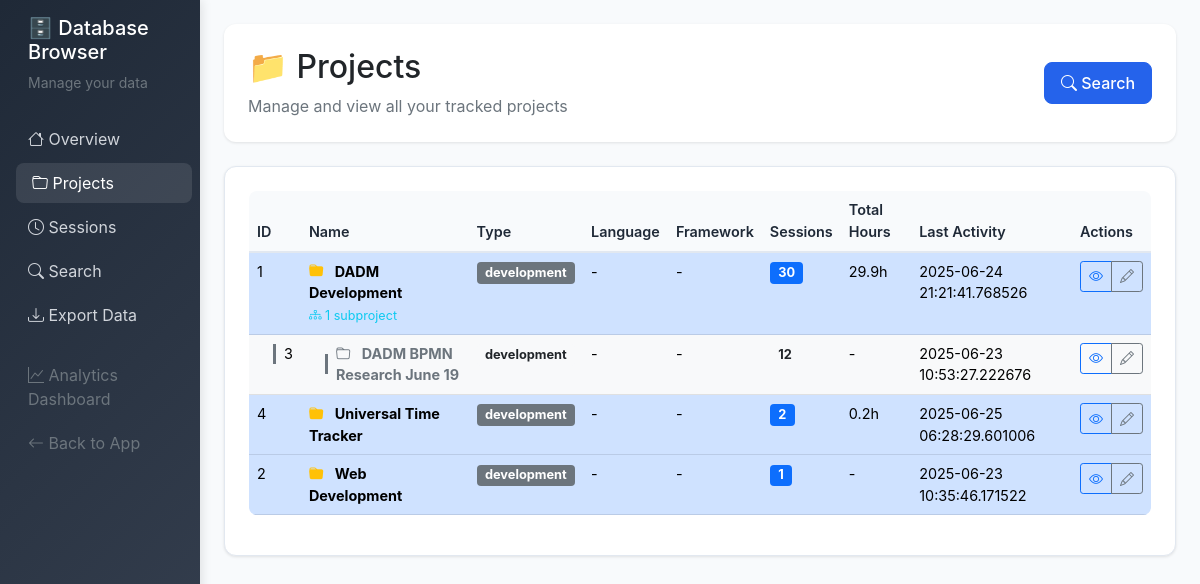
Page /db/projects on the earlier database version.
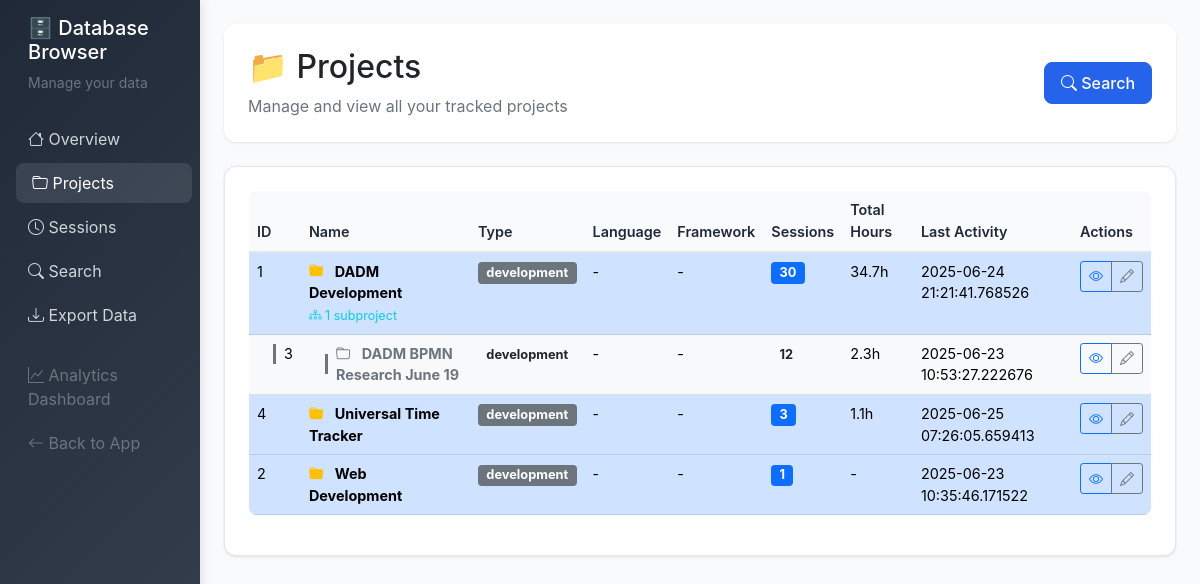
Same page on the later database version.
### server/src/models.py (models this page shows, shortened)
class Project:
    __tablename__ = 'projects'

### server/src/db_browser.py (the view)
@db_browser.route('/db/projects')
def projects():
    conn = get_db_connection()
    all_projects = conn.execute('''
        SELECT p.*, COUNT(s.id) as session_count,
               SUM(s.duration_minutes) as total_duration
        FROM projects p
        LEFT JOIN sessions s ON p.id = s.project_id
        GROUP BY p.id
        ORDER BY p.name
    ''').fetchall()
    projects_dict = {p['id']: dict(p) for p in all_projects}
    parent_projects = []
    subprojects = []
    for project in all_projects:
        project_dict = dict(project)
        if project['parent_id'] is None:
            project_dict['subprojects'] = []
            parent_projects.append(project_dict)
        else:
            subprojects.append(project_dict)
    for subproject in subprojects:
        parent_id = subproject['parent_id']
        if parent_id in projects_dict:
            for parent in parent_projects:
                if parent['id'] == parent_id:
                    parent['subprojects'].append(subproject)
                    break
    for parent in parent_projects:
        total_duration = parent['total_duration'] or 0
        total_sessions = parent['session_count'] or 0
        for subproject in parent['subprojects']:
            total_duration += subproject['total_duration'] or 0
            total_sessions += subproject['session_count'] or 0
        parent['total_duration'] = total_duration
        parent['session_count'] = total_sessions
    parent_projects.sort(key=lambda x: x['name'].lower())
    for parent in parent_projects:
        parent['subprojects'].sort(key=lambda x: x['name'].lower())
    conn.close()
    return render_template('db_browser/projects.html', projects=parent_projects)

### server/src/db_browser.py (called while the page is built)
def get_db_connection():
    database_path = os.environ.get('DATABASE_PATH', '/app/data/timetracker.db')
    conn = sqlite3.connect(database_path)
    conn.row_factory = sqlite3.Row
    return conn

### server/src/templates/db_browser/projects.html (shortened to what this page needs)
{% extends "db_browser/base.html" %}
{% block content %}
<div class="page-header">
    <div class="row align-items-center">
        <div class="col">
            <h1 class="h2 mb-2">📁 Projects</h1>
            <p class="text-muted mb-0">Manage and view all your tracked projects</p>
        </div>
        <div class="col-auto">
            <a href="{{ url_for('db_browser.search') }}" class="btn btn-primary">
                <i class="bi bi-search"></i> Search
            </a>
        </div>
    </div>
</div>
<div class="content-card">
    {% if projects %}
    <div class="table-responsive">
        <table class="table table-hover">
            <thead>
                <tr>
                    <th>ID</th>
                    <th>Name</th>
                    <th>Type</th>
                    <th>Language</th>
                    <th>Framework</th>
                    <th>Sessions</th>
                    <th>Total Hours</th>
                    <th>Last Activity</th>
                    <th>Actions</th>
                </tr>
            </thead>
            <tbody>
                {% for project in projects %}
                <tr class="table-primary">
                    <td>{{ project.id }}</td>
                    <td>
                        <strong>
                            <i class="bi bi-folder-fill text-warning me-2"></i>
                            {{ project.name }}
                        </strong>
                        {% if project.subprojects %}
                            <br><small class="text-info">
                                <i class="bi bi-diagram-3"></i> {{ project.subprojects|length }} subproject{{ 's' if project.subprojects|length != 1 else '' }}
                            </small>
                        {% endif %}
                    </td>
                    <td>
                        <span class="badge bg-secondary">{{ project.type }}</span>
                    </td>
                    <td>{{ project.language or '-' }}</td>
                    <td>{{ project.framework or '-' }}</td>
                    <td>
                        <span class="badge bg-primary">{{ project.session_count }}</span>
                    </td>
                    <td>
                        {% if project.total_duration %}
                            {{ "%.1f"|format(project.total_duration / 60) }}h
                        {% else %}
                            -
                        {% endif %}
                    </td>
                    <td>
                        {% if project.last_activity %}
                            {% set date_parts = project.last_activity.split('T') %}
                            {{ date_parts[0] }}
                        {% else %}
                            -
                        {% endif %}
                    </td>
                    <td>
                        <div class="btn-group btn-group-sm" role="group">
                            <a href="{{ url_for('db_browser.project_detail', project_id=project.id) }}"
                               class="btn btn-outline-primary" title="View Details">
                                <i class="bi bi-eye"></i>
                            </a>
                            <a href="{{ url_for('db_browser.edit_project', project_id=project.id) }}"
                               class="btn btn-outline-secondary" title="Edit">
                                <i class="bi bi-pencil"></i>
                            </a>
                        </div>
                    </td>
                </tr>
                {% for subproject in project.subprojects %}
                <tr class="table-light">
                    <td>
                        <div class="d-flex align-items-center">
                            <div class="border-start border-3 border-secondary ms-3 me-2" style="height: 20px;"></div>
                            {{ subproject.id }}
                        </div>
                    </td>
                    <td>
                        <div class="d-flex align-items-center">
                            <div class="border-start border-3 border-secondary ms-3 me-2" style="height: 20px;"></div>
                            <div>
                                <strong class="text-secondary">
                                    <i class="bi bi-folder text-muted me-2"></i>
                                    {{ subproject.name }}
                                </strong>
                            </div>
                        </div>
                    </td>
                    <td>
                        <span class="badge bg-light text-dark">{{ subproject.type }}</span>
                    </td>
                    <td>{{ subproject.language or '-' }}</td>
                    <td>{{ subproject.framework or '-' }}</td>
                    <td>
                        <span class="badge bg-light text-dark">{{ subproject.session_count }}</span>
                    </td>
                    <td>
                        {% if subproject.total_duration %}
                            {{ "%.1f"|format(subproject.total_duration / 60) }}h
                        {% else %}
                            -
                        {% endif %}
                    </td>
                    <td>
                        {% if subproject.last_activity %}
                            {% set date_parts = subproject.last_activity.split('T') %}
                            {{ date_parts[0] }}
                        {% else %}
                            -
                        {% endif %}
                    </td>
                    <td>
                        <div class="btn-group btn-group-sm" role="group">
                            <a href="{{ url_for('db_browser.project_detail', project_id=subproject.id) }}"
                               class="btn btn-outline-primary btn-sm" title="View Details">
                                <i class="bi bi-eye"></i>
                            </a>
                            <a href="{{ url_for('db_browser.edit_project', project_id=subproject.id) }}"
                               class="btn btn-outline-secondary btn-sm" title="Edit">
                                <i class="bi bi-pencil"></i>
                            </a>
                        </div>
                    </td>
                </tr>
                {% endfor %}
                {% endfor %}
            </tbody>
        </table>
    </div>
    {% else %}
    <div class="text-center py-5">
        <i class="bi bi-folder-x fs-1 text-muted"></i>
        <h4 class="text-muted mt-3">No projects found</h4>
        <p class="text-muted">Start tracking time to see your projects here.</p>
    </div>
    {% endif %}
</div>
{% endblock %}

### server/src/templates/db_browser/base.html (shortened to what this page needs)
<!DOCTYPE html>
<html lang="en">
<head>
    <link href="https://cdn.jsdelivr.net/npm/bootstrap@5.1.3/dist/css/bootstrap.min.css" rel="stylesheet">
    <link href="https://cdn.jsdelivr.net/npm/bootstrap-icons@1.7.2/font/bootstrap-icons.css" rel="stylesheet">
</head>
<body>
    <div class="container-fluid">
        <div class="row">
            <nav class="col-md-3 col-lg-2 d-md-block sidebar collapse">
                <div class="position-sticky pt-3">
                    <div class="px-3 mb-4">
                        <h5 class="text-white">🗄️ Database Browser</h5>
                        <p class="text-muted small">Manage your data</p>
                    </div>
                    <ul class="nav flex-column">
                        <li class="nav-item">
                            <a class="nav-link {% if request.endpoint == 'db_browser.index' %}active{% endif %}" href="{{ url_for('db_browser.index') }}">
                                <i class="bi bi-house"></i> Overview
                            </a>
                        </li>
                        <li class="nav-item">
                            <a class="nav-link {% if request.endpoint == 'db_browser.projects' %}active{% endif %}" href="{{ url_for('db_browser.projects') }}">
                                <i class="bi bi-folder"></i> Projects
                            </a>
                        </li>
                        <li class="nav-item">
                            <a class="nav-link {% if request.endpoint == 'db_browser.sessions' %}active{% endif %}" href="{{ url_for('db_browser.sessions') }}">
                                <i class="bi bi-clock"></i> Sessions
                            </a>
                        </li>
                        <li class="nav-item">
                            <a class="nav-link {% if request.endpoint == 'db_browser.search' %}active{% endif %}" href="{{ url_for('db_browser.search') }}">
                                <i class="bi bi-search"></i> Search
                            </a>
                        </li>
                        <li class="nav-item">
                            <a class="nav-link {% if request.endpoint == 'db_browser.export_data' %}active{% endif %}" href="{{ url_for('db_browser.export_data') }}">
                                <i class="bi bi-download"></i> Export Data
                            </a>
                        </li>
                        <li class="nav-item mt-3">
                            <a class="nav-link text-muted" href="/dashboard">
                                <i class="bi bi-graph-up"></i> Analytics Dashboard
                            </a>
                        </li>
                        <li class="nav-item">
                            <a class="nav-link text-muted" href="/">
                                <i class="bi bi-arrow-left"></i> Back to App
                            </a>
                        </li>
                    </ul>
                </div>
            </nav>
            <main class="col-md-9 ms-sm-auto col-lg-10 px-md-4 main-content">
                {% block content %}{% endblock %}
            </main>
        </div>
    </div>
</body>
</html>

### server/src/templates/db_browser/base.html (style rules this page uses)
:root { --primary-color: #2563eb; --success-color: #16a34a; --warning-color: #ca8a04; --danger-color: #dc2626; --info-color: #0891b2; --dark-color: #1f2937; --light-color: #f8fafc; --border-color: #e2e8f0; }
body { background-color: var(--light-color); font-family: 'Inter', -apple-system, BlinkMacSystemFont, sans-serif; }
.sidebar { min-height: 100vh; background: linear-gradient(135deg, var(--dark-color) 0%, #374151 100%); box-shadow: 2px 0 10px rgba(0,0,0,0.1); }
.sidebar .nav-link { color: #d1d5db; border-radius: 8px; margin: 2px 0; transition: all 0.3s ease; }
.sidebar .nav-link:hover, .sidebar .nav-link.active { background-color: rgba(255,255,255,0.1); color: white; transform: translateX(4px); }
.main-content { padding: 24px; }
.page-header { background: white; border-radius: 12px; padding: 24px; margin-bottom: 24px; box-shadow: 0 1px 3px rgba(0,0,0,0.1); }
.content-card { background: white; border-radius: 12px; padding: 24px; box-shadow: 0 1px 3px rgba(0,0,0,0.1); border: 1px solid var(--border-color); margin-bottom: 24px; }
.table-responsive { font-size: 0.9rem; }
.badge { font-size: 0.8rem; }
.btn-primary { background: var(--primary-color); border-color: var(--primary-color); border-radius: 8px; padding: 8px 16px; font-weight: 500; }
.table { border-radius: 8px; overflow: hidden; }
.table thead th { background-color: var(--light-color); border-bottom: 2px solid var(--border-color); font-weight: 600; color: var(--dark-color); }

Differences in the rows shown:
computed for Project "DADM Development": total_duration "29.9" → "34.7"
shown differently, row unchanged: Project "DADM BPMN Research June 19": total_duration (not shown) → "2.3"; text "-" → "h"
changed Project "Universal Time Tracker": session_count "2" → "3"; total_duration "0.2" → "1.1"; last_activity "2025-06-25 06:28:29.601006" → "2025-06-25 07:26:05.659413"
